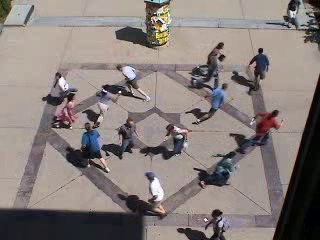
#> input picture frame 10 of Unusual-Human-Activity-Detection/Dataset/videos/scene3/3_test1.avi, 320 x 240 px
$ python testing.py
#> lines starting #> are read from the running program, lines starting #| are printed output that depends on the picture
### ABNORMAL-HUMAN-ACTIVITY-DETECTION-SYSTEM/CODE/motionInfuenceGenerator.py
import cv2
import numpy as np
import opFlowOfBlocks as roi
import math
from scipy.spatial import distance

def getThresholdDistance(mag,blockSize):
    return mag*blockSize

def getThresholdAngle(ang):
    tAngle = float(math.pi)/2
    return ang+tAngle,ang-tAngle

def getCentreOfBlock(blck1Indx,blck2Indx,centreOfBlocks):
    x1 = centreOfBlocks[blck1Indx[0]][blck1Indx[1]][0]
    y1 = centreOfBlocks[blck1Indx[0]][blck1Indx[1]][1]
    x2 = centreOfBlocks[blck2Indx[0]][blck2Indx[1]][0]
    y2 = centreOfBlocks[blck2Indx[0]][blck2Indx[1]][1]
    slope = float(y2-y1)/(x2-x1) if (x1 != x2) else float("inf")
    p1=(x1,y1)
    p2=(x2,y2)
    return p1,p2,slope


def calcEuclideanDist(p1,p2):
    #p1=(x1,y1)
    #p2=(x2,y2)
    #dist = float(((x2-x1)**2 + (y2-y1)**2)**0.5)
    dist = distance.euclidean(p1, p2)
    return dist
def angleBtw2Blocks(ang1,ang2):
    if(ang1-ang2 < 0):
        ang1InDeg = math.degrees(ang1)
        ang2InDeg = math.degrees(ang2)
        return math.radians(360 - (ang1InDeg-ang2InDeg))
    return ang1 - ang2

def motionInMapGenerator(opFlowOfBlocks,blockSize,centreOfBlocks,xBlockSize,yBlockSize):
    global frameNo
    motionInfVal = np.zeros((xBlockSize,yBlockSize,8))
    for index,value in np.ndenumerate(opFlowOfBlocks[...,0]):
        Td = getThresholdDistance(opFlowOfBlocks[index[0]][index[1]][0],blockSize)
        k = opFlowOfBlocks[index[0]][index[1]][1]
        posFi, negFi =  getThresholdAngle(math.radians(45*(k)))

        for ind,val in np.ndenumerate(opFlowOfBlocks[...,0]):
            if(index != ind):
                (x1,y1),(x2,y2), slope = getCentreOfBlock(index,ind,centreOfBlocks)
                euclideanDist = calcEuclideanDist((x1,y1),(x2,y2))

                if(euclideanDist < Td):
                    angWithXAxis = math.atan(slope)
                    angBtwTwoBlocks = angleBtw2Blocks(math.radians(45*(k)),angWithXAxis)

                    if(negFi < angBtwTwoBlocks and angBtwTwoBlocks < posFi):
                        motionInfVal[ind[0]][ind[1]][int(opFlowOfBlocks[index[0]][index[1]][1])] += math.exp(-1*(float(euclideanDist)/opFlowOfBlocks[index[0]][index[1]][0]))
    #print("Frame number ", frameNo)
    frameNo += 1
    return motionInfVal


def getMotionInfuenceMap(vid):
    global frameNo

    frameNo = 0
    cap = cv2.VideoCapture(vid)
    ret, frame1 = cap.read()
#> frame1 is the input picture: shape (240, 320, 3); mean B, G, R 122.6, 126, 135.2
    rows, cols = frame1.shape[0], frame1.shape[1]
#> rows = 240; cols = 320
    print(rows,cols)
#| 240 320
    prvs = cv2.cvtColor(frame1, cv2.COLOR_BGR2GRAY)
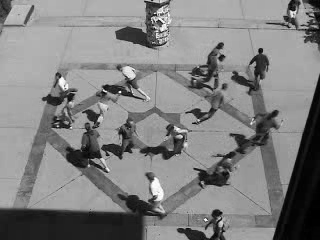
#> prvs: shape (240, 320); min 0, max 255, mean 128.3
    motionInfOfFrames = []
    count = 0
    while 1:
        '''
        #if(count <= 475 or (count > 623 and count <= 1300)):
        if(count < 475):
            ret, frame2 = cap.read()
            prvs = cv2.cvtColor(frame2,cv2.COLOR_BGR2GRAY)
            count += 1
            continue
        '''

        #if((count < 1451 and count <= 623)):
        '''
        if(count < 475):
            ret, frame2 = cap.read()
            prvs = cv2.cvtColor(frame2,cv2.COLOR_BGR2GRAY)
            count += 1
            continue
        '''
        print(count)
        ret, frame2 = cap.read()
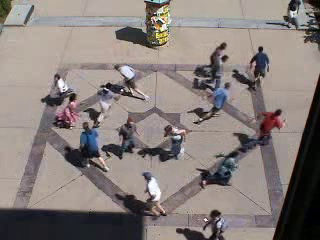
#> input picture frame 11 of Unusual-Human-Activity-Detection/Dataset/videos/scene3/3_test1.avi, 320 x 240 px
#> frame2 is the input picture: shape (240, 320, 3); mean B, G, R 122.7, 126.1, 135.3
        if (ret == False):
            break
        next = cv2.cvtColor(frame2, cv2.COLOR_BGR2GRAY)
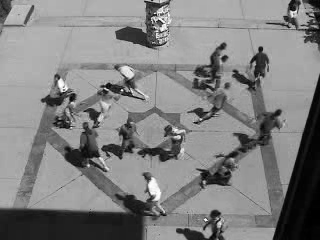
#> next: shape (240, 320); min 0, max 255, mean 128.4
        flow = cv2.calcOpticalFlowFarneback(prvs, next, None, 0.5, 3, 15, 3, 5, 1.2, 0)


        mag, ang = cv2.cartToPolar(flow[...,0], flow[...,1])
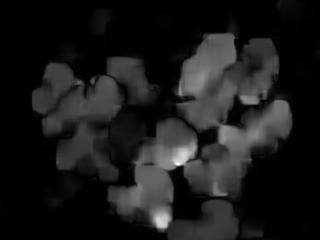
#> mag: shape (240, 320) float32; min 5.36e-11, max 7.26, mean 0.764; drawn with min black and max white
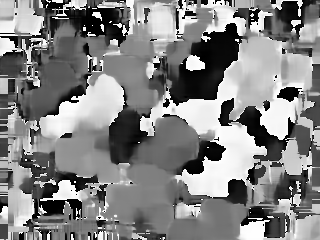
#> ang: shape (240, 320) float32; min 1.61e-05, max 6.28, mean 3.24; drawn with min black and max white


        prvs = next
        opFlowOfBlocks,noOfRowInBlock,noOfColInBlock,blockSize,centreOfBlocks,xBlockSize,yBlockSize = roi.calcOptFlowOfBlocks(mag,ang,next)
        motionInfVal = motionInMapGenerator(opFlowOfBlocks,blockSize,centreOfBlocks,xBlockSize,yBlockSize)
        motionInfOfFrames.append(motionInfVal)

        #if(count == 622):
        #    break
        count += 1
    return motionInfOfFrames, xBlockSize,yBlockSize

### ABNORMAL-HUMAN-ACTIVITY-DETECTION-SYSTEM/CODE/opFlowOfBlocks.py
import cv2
import numpy as np
import math

def calcOptFlowOfBlocks(mag,angle,grayImg):
    '''Takes an image (gray scale) and a flow matrix as input. Divides image into blocks and calculates Optical Flow of each block '''
    '''calculate number of rows and columns in the matrix of the image'''
    rows = grayImg.shape[0]
#> rows = 240
    cols = grayImg.shape[1]
#> cols = 320
    noOfRowInBlock = 20
    noOfColInBlock = 20
    ''' calculate the number of rows of blocks and columns of blocks in the frame '''
    xBlockSize = int(rows / noOfRowInBlock)
#> xBlockSize = 12
    yBlockSize = int(cols / noOfColInBlock)
#> yBlockSize = 16
    '''To calculate the optical flow of each block'''

    '''declare an array initialized to 0 of the size of the number of blocks'''

    opFlowOfBlocks = np.zeros((xBlockSize,yBlockSize,2))

    for index,value in np.ndenumerate(mag):
        opFlowOfBlocks[int(index[0]/noOfRowInBlock)][int(index[1]/noOfColInBlock)][0] += mag[index[0]][index[1]]
        opFlowOfBlocks[int(index[0]/noOfRowInBlock)][int(index[1]/noOfColInBlock)][1] += angle[index[0]][index[1]]
#> this loop made 76800 passes
#> (index, value) on passes 1 to 3: ((0, 0), 0.0157), ((0, 1), 0.0329), ((0, 2), 0.0266)

    centreOfBlocks = np.zeros((xBlockSize,yBlockSize,2))
    for index,value in np.ndenumerate(opFlowOfBlocks):
        opFlowOfBlocks[index[0]][index[1]][index[2]] = float(value)/(noOfRowInBlock*noOfColInBlock)
        val = opFlowOfBlocks[index[0]][index[1]][index[2]]

        if(index[2] == 1):
            angInDeg = math.degrees(val)
            if(angInDeg > 337.5):
                k = 0
            else:
                q = angInDeg//22.5
                a1 = q*22.5
                q1 = angInDeg - a1
                a2 = (q+2)*22.5
                q2 =  a2 - angInDeg
                if(q1 < q2):
                    k = int(round(a1/45))
                else:
                    k = int(round(a2/45))
            opFlowOfBlocks[index[0]][index[1]][index[2]] = k
            theta = val


        if(index[2] == 0):
            r = val
            x = ((index[0] + 1)*noOfRowInBlock)-(noOfRowInBlock/2)
            y = ((index[1] + 1)*noOfColInBlock)-(noOfColInBlock/2)
            centreOfBlocks[index[0]][index[1]][0] = x
            centreOfBlocks[index[0]][index[1]][1] = y
#> this loop made 384 passes
#> (index, value, val, angInDeg, q, a1, q1, a2) on passes 2, 4, 6, 8, 10, 12, 14, 16, 18, 20, 22, 24: ((0, 0, 1), 1893.2, 4.73, 271.2, 12, 270, 1.18, 315), ((0, 1, 1), 1750, 4.37, 250.7, 11, 247.5, 3.16, 292.5), ((0, 2, 1), 837.4, 2.09, 119.9, 5, 112.5, 7.45, 157.5), ((0, 3, 1), 1010.1, 2.53, 144.7, 6, 135, 9.69, 180), ((0, 4, 1), 829.1, 2.07, 118.8, 5, 112.5, 6.26, 157.5), ((0, 5, 1), 777.7, 1.94, 111.4, 4, 90, 21.4, 135), ((0, 6, 1), 1569.1, 3.92, 224.8, 9, 202.5, 22.25, 247.5), ((0, 7, 1), 1805.9, 4.51, 258.7, 11, 247.5, 11.18, 292.5), ((0, 8, 1), 1689.2, 4.22, 242, 10, 225, 16.96, 270), ((0, 9, 1), 1435.9, 3.59, 205.7, 9, 202.5, 3.18, 247.5), ((0, 10, 1), 1612.1, 4.03, 230.9, 10, 225, 5.92, 270), ((0, 11, 1), 1810, 4.52, 259.3, 11, 247.5, 11.76, 292.5)
#> (val, angInDeg, q, a1, q1, a2, q2, k) on passes 62, 64, 66, 68, 70, 72: (2.18, 125.1, 5, 112.5, 12.57, 157.5, 32.43, 2), (4.38, 251.2, 11, 247.5, 3.65, 292.5, 41.35, 6), (3.49, 199.9, 8, 180, 19.93, 225, 25.07, 4), (2.62, 150.3, 6, 135, 15.29, 180, 29.71, 3), (2.65, 151.8, 6, 135, 16.84, 180, 28.16, 3), (2.23, 127.6, 5, 112.5, 15.05, 157.5, 29.95, 2)
    return opFlowOfBlocks,noOfRowInBlock,noOfColInBlock,noOfRowInBlock*noOfColInBlock,centreOfBlocks,xBlockSize,yBlockSize

### ABNORMAL-HUMAN-ACTIVITY-DETECTION-SYSTEM/CODE/testing.py
import motionInfuenceGenerator as mig
import createMegaBlocks as cmb
import numpy as np
import cv2
def square(a):
    return (a**2)

def diff(l):
    return (l[0] - l[1])
# [103 lines left out: functions showUnusualActivities, constructMinDistMatrix, not called in this run]

def test_video(vid):
    '''
        calls all methods to test the given video

    '''
    print("Test video ", vid)
    MotionInfOfFrames, rows, cols = mig.getMotionInfuenceMap(vid)
#> in getMotionInfuenceMap, `opFlowOfBlocks,noOfRowInBlock,noOfColInBlock,blockSize,centreOfBlocks,..`: noOfRowInBlock = 20; blockSize = 400; xBlockSize = 12; yBlockSize = 16
#> the loop in motionInMapGenerator, `for index,value in np.ndenumerate(opFlowOfBlocks[...,0]):` made 192 passes
#> (index, value) on passes 2 to 4: ((0, 1), 3.67e-05), ((0, 2), 9.54e-05), ((0, 3), 0.000103)
    #np.save("videos\scene1\rows_cols_set1_p1_test_20-20_k5.npy",np.array([rows,cols]))
    #######print "Motion Inf Map ", len(MotionInfOfFrames)
    #numpy.save("MotionInfluenceMaps", np.array(MotionInfOfFrames), allow_pickle=True, fix_imports=True)
    megaBlockMotInfVal = cmb.createMegaBlocks(MotionInfOfFrames, rows, cols)
    ######rows, cols = np.load("rows_cols__set3_p2_test_40_k3.npy")
    #print(megaBlockMotInfVal)
    np.save(r"E:\major_project\Unusual-Human-Activity-Detection\Dataset\videos\scene1\megaBlockMotInfVal_set1_p1_test_20-20_k5.npy",megaBlockMotInfVal)
    ######megaBlockMotInfVal = np.load("megaBlockMotInfVal_set3_p2_train_40_k7.npy")
    codewords = np.load(r"E:\major_project\Unusual-Human-Activity-Detection\Dataset\videos\scene1\codewords_set2_p1_train_20-20_k5.npy")
    print("codewords",codewords)
    listOfUnusualFrames = constructMinDistMatrix(megaBlockMotInfVal,codewords,rows, cols, vid)
    return

if __name__ == '__main__':
    '''
        defines training set and calls trainFromVideo for every vid
    '''
    testSet = [r"E:\major_project\Unusual-Human-Activity-Detection\Dataset\videos\scene3\3_test1.avi"]
    for video in testSet:
        test_video(video)
    print("Done")
